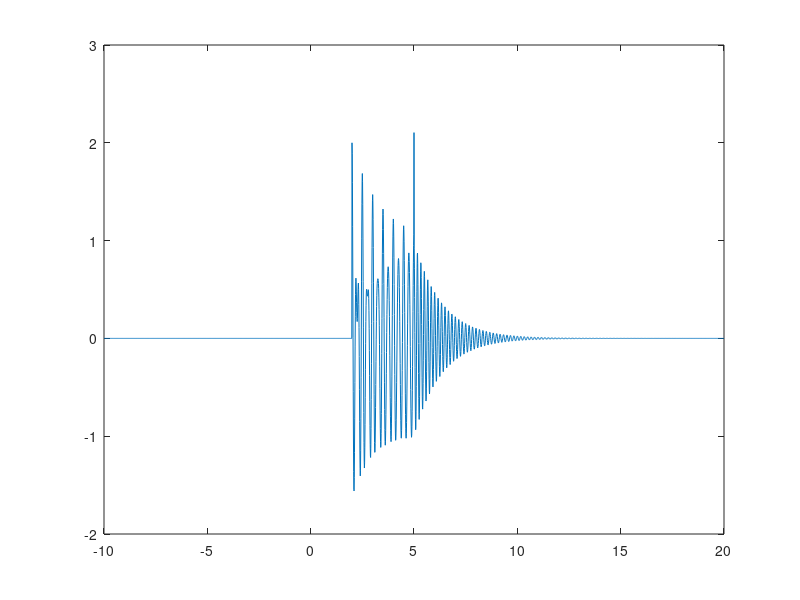

Reproduce this figure in MATLAB. (Note: this script raises an error after producing the figure.)
ti = -10;
tf = 20;
t1 = 2;
t2 = 5;
dt = 0.01;

fex = 4; % frequence d'excitation
fp = 6; % frequence propre
zeta = 0.02; % coefficient d'amortissement
fpc = fp * (sqrt(1-zeta^2) + 1i*zeta);

Aex = 1 * exp(2i*pi*0.1);
Ap1 = 0.8 * exp(2i*pi*0.9);
Ap2 = 0.8 * exp(2i*pi*0.5);

%%

t = ti:dt:tf;
x = exp(2i*pi*fex*(t-t1)) .* (t>=t1 & t<=t2);
x = x + exp(2i*pi*fpc*(t-t1)) .* (t>=t1 & t<=t2);
x = x + exp(2i*pi*fpc*(t-t2)) .* (t>=t2);
x = real(x);

figure;
plt = plot(t, x);


%%

fmin = 1;
fmax = 8;
Q = 10;
MaxRidges = 3;

WaveletMenu('WaveletPlot', plt, 'fmin', fmin, 'fmax', fmax, 'Q', Q, 'MaxRidges', MaxRidges);
